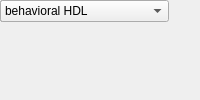
<?xml version="1.0" encoding="UTF-8"?>
<ui version="4.0">
 <class>MainWindow</class>
 <widget class="QMainWindow" name="MainWindow">
  <property name="windowTitle"><string>dual_pol_cmac</string></property>
  <widget class="QWidget" name="centralwidget">
   <!-- NOTE: this is a simplified structural mirror of the generated
        <module>_ui.py, not a full round-trip Designer file. Regenerate
        both from the same spec if you need to edit layout by hand. -->
       <widget class="QLabel" name="label_acc_len">
     <property name="text"><string>Number of accumulations</string></property>
    </widget>
       <widget class="QLineEdit" name="acc_len"/>
       <widget class="QLabel" name="label_n_bits_in">
     <property name="text"><string>Number of bits in</string></property>
    </widget>
       <widget class="QLineEdit" name="n_bits_in"/>
       <widget class="QLabel" name="label_bin_pt_in">
     <property name="text"><string>Binary point in</string></property>
    </widget>
       <widget class="QLineEdit" name="bin_pt_in"/>
       <widget class="QLabel" name="label_mult_latency">
     <property name="text"><string>Multiplier latency</string></property>
    </widget>
       <widget class="QLineEdit" name="mult_latency"/>
       <widget class="QLabel" name="label_add_latency">
     <property name="text"><string>Adder latency</string></property>
    </widget>
       <widget class="QLineEdit" name="add_latency"/>
       <widget class="QLabel" name="label_multiplier_implementation">
     <property name="text"><string>Multiplier implementation</string></property>
    </widget>
       <widget class="QComboBox" name="multiplier_implementation">
     <item><property name="text"><string>behavioral HDL</string></property></item>
     <item><property name="text"><string>standard core</string></property></item>
     <item><property name="text"><string>embedded multiplier core</string></property></item>
    </widget>
  </widget>
 </widget>
 <resources/>
 <connections/>
</ui>
